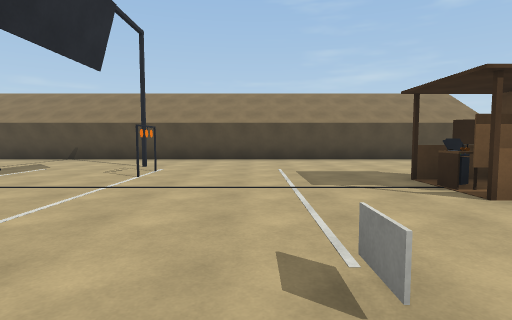
View 1 (above)

14 first-person views from a walk through a scene from a Unity 3-D project. The camera is 1.3 m above the floor, tilts 4° down and sees 80° across. The floor is counted in squares, 2 m on a side. Each view is taken from the middle of a square. On the plan, view 1 faces up. The plan holds only what a view shows up to about 10 squares ahead; the rest is blank. The place goes on beyond the plan. The player is left out.

View 2
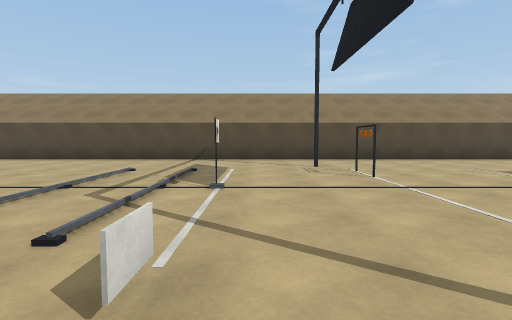

View 3
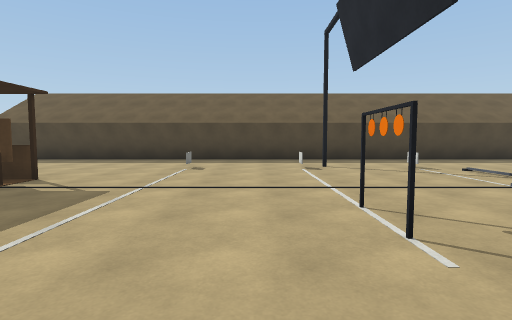

View 4
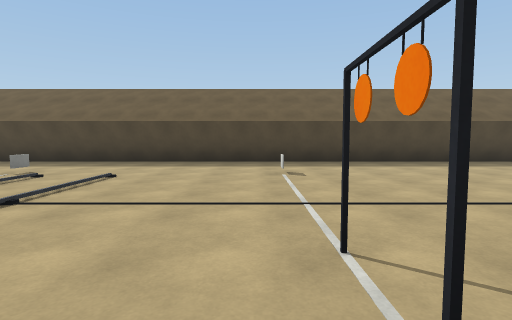

View 5
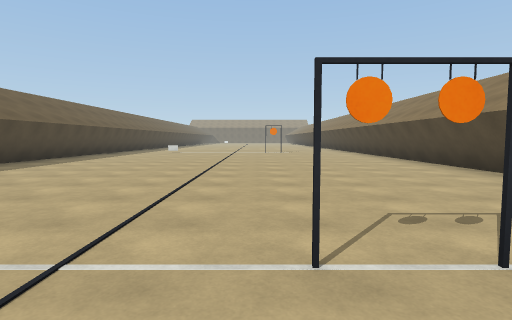

View 6
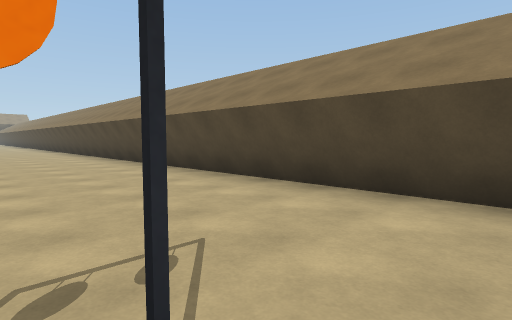

View 7
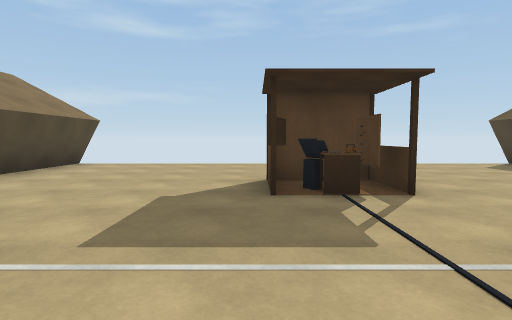

View 8
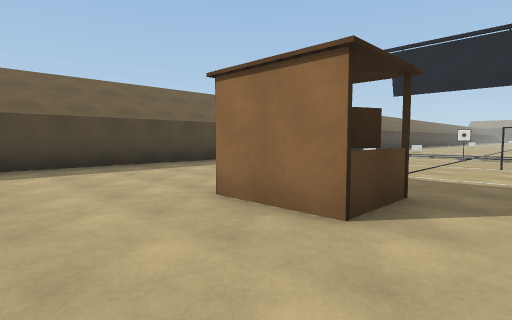

View 9
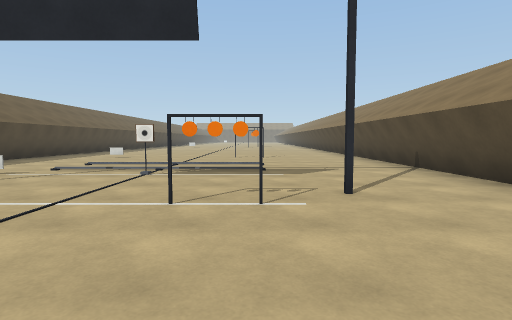

View 10
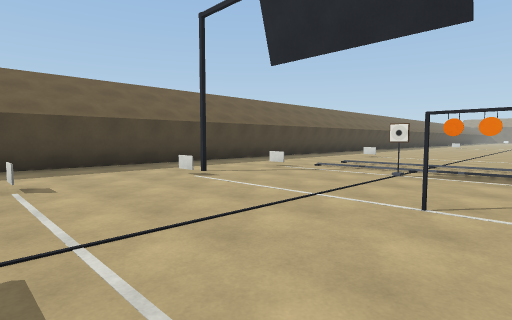

View 11
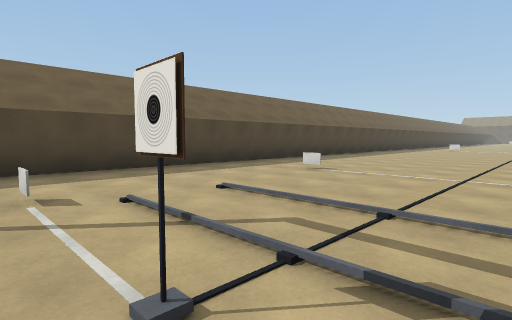

View 12
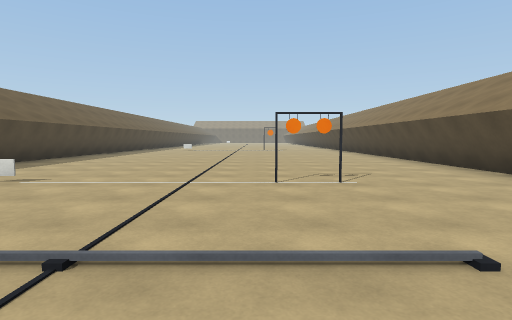

View 13
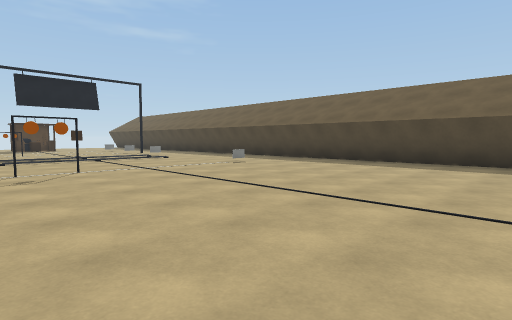

View 14
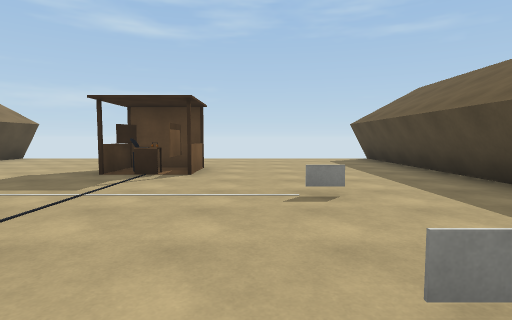

### Floor plan
Points are (right, up) in squares from view 1. A wall is a line through its corners. A room is listed if a view was taken in it or the views show most of it. See-through windows are left out.
Room 1 (views 1, 2, 3, 4, 5, 6, 7, 8, 9, 10, 11, 12, 13, 14)
walls: (-18.1, -1.4) (7, -1.4); (7, 9.3) (-19.5, 9.3); (7, 9.5) (-19.5, 9.5)
low walls: (-9.5, 1.5) (-9.5, 0.9) (-9.5, 1.5); (-4.5, 1.5) (-4.5, 0.9) (-4.5, 1.5); (-2, 1.5) (-2, 0.9); (0.5, 0.9) (0.5, 1.5); (-16.4, -1.6) (6.4, -1.6)
objects: other object (-10, 5) to (-9, 5); other object (-5, 4); other object (-2, 6); other object (3, 3) to (4, 4); other object (3, 4); other object (3, 5)

Positions as (right, up) in squares from view 1, and headings:
1: (0, 0), facing up
2: (-4, 0), facing up
3: (-1, 8), facing down
4: (-9, 7), facing down
5: (-8, 5), facing left
6: (-9, 6), facing up-left
7: (-1, 5), facing right
8: (6, 6), facing down-left
9: (1, 6), facing left
10: (1, 6), facing down-left
11: (-4, 5), facing down-left
12: (-5, 5), facing left
13: (-16, 7), facing down-right
14: (-3, 2), facing right
